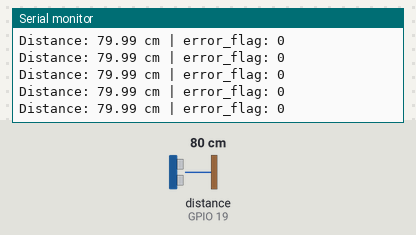
Bench run of a sketch on a simulated ESP32. On the bench: the last lines printed to the serial monitor. Wiring (inferred from the names in the program): ultrasonic range finder: trigger GPIO 18; echo GPIO 19. The inputs (shaded band) are chosen by the test bench; at power-on: distance to the obstacle (sensor on GPIO 19) 80 cm. The echo pulse lasts 58.3 µs per cm.

Above: at 1.2 s.
1.3 s: distance to the obstacle (sensor on GPIO 19) set to 5 cm
At 1.38 s:
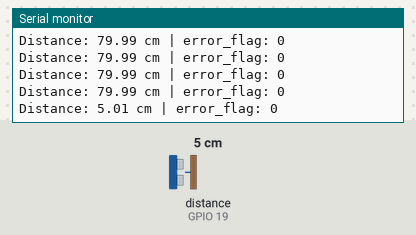
4.3 s: distance to the obstacle (sensor on GPIO 19) set to 2 cm
At 4.3 s:
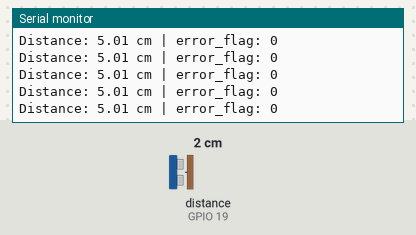
Timing chart, 0 to 7.3 s (numbered marks = the images above; inputs shaded):
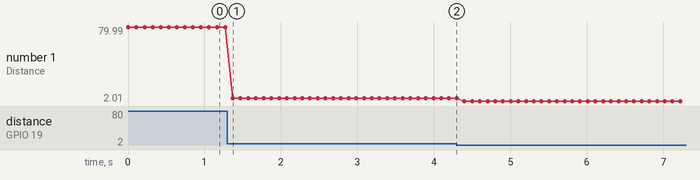

The sketch:

HC_SR04_Arduino_code.ino
```cpp
/*
 * HC-SR04 -> FPGA sensor pipeline
 * Sends distance readings over a dedicated UART (Serial1) to the FPGA.
 * USB Serial (Serial) is kept free for debug prints only - never mixed
 * with the binary protocol stream.
 */

const int trigPin = 18;
const int echoPin = 19;

// Dedicated UART pins for the FPGA link - pick free GPIOs, NOT 18/19 (used above)
const int fpgaTxPin = 17;   // ESP32 TX -> Basys3 Pmod RX pin
  const int fpgaRxPin = 16;   // unused here, but Serial1.begin requires a pin

float duration, distance;

void setup() {
  pinMode(trigPin, OUTPUT);
  pinMode(echoPin, INPUT);

  Serial.begin(115200);                              // USB debug only
  Serial1.begin(115200, SERIAL_8N1, fpgaRxPin, fpgaTxPin);  // FPGA link
}

void loop() {
  digitalWrite(trigPin, LOW);
  delayMicroseconds(2);
  digitalWrite(trigPin, HIGH);
  delayMicroseconds(10);
  digitalWrite(trigPin, LOW);

  duration = pulseIn(echoPin, HIGH, 30000);   // timeout avoids hanging if no echo
  distance = (duration * 0.0343) / 2;

  uint16_t distance_val;
  uint8_t error_flag;

  if (duration == 0 || distance < 2 || distance > 400) {
    error_flag   = 1;
    distance_val = 0;
  } else {
    error_flag   = 0;
    distance_val = (uint16_t)distance & 0x1FF;   // mask to 9 bits (0-511)
  }

  uint8_t byte0 = distance_val & 0xFF;                          // lower 8 bits
  uint8_t byte1 = ((distance_val >> 8) & 0x01) | (error_flag << 1);  // bit0=MSB, bit1=error

  Serial1.write(byte0);   // to FPGA - distance low byte
  Serial1.write(byte1);   // to FPGA - MSB + error flag

  // Debug output - USB Serial only, never touches the FPGA link
  Serial.print("Distance: ");
  Serial.print(distance);
  Serial.print(" cm | error_flag: ");
  Serial.println(error_flag);

  delay(100);
}
```

Measured:
- after the input at 1.3 s, the serial monitor: prints a new line after 0.07 s (image 1)
- plotted number 1: 79.99 → 5.01 after the input at 1.3 s, 5.01 → 2.01 after the input at 4.3 s
